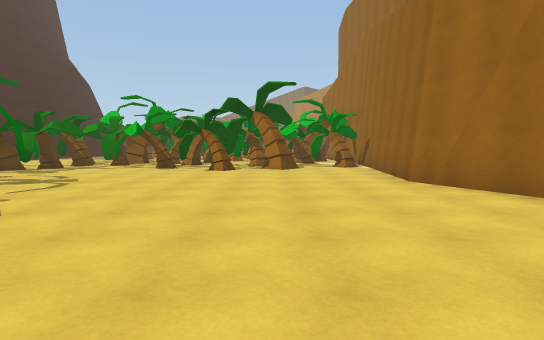
View 1 (above)

24 first-person views from a walk through a scene from a Unity 3-D project. The camera is 1.4 m above the floor, tilts 4° down and sees 75° across. The floor is counted in squares, 2 m on a side. Each view is taken from the middle of a square. On the plan, view 1 faces up. The plan holds only what a view shows up to about 11 squares ahead; the rest is blank. The place goes on beyond the plan. The player is left out. Surface patterns are stand-ins for the level's own textures.

View 2
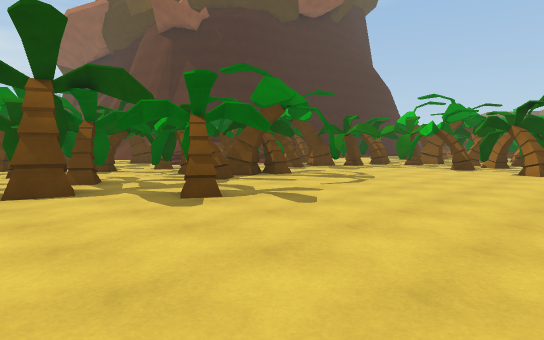

View 3
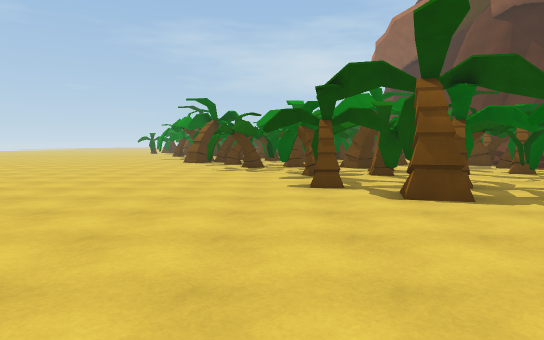

View 4
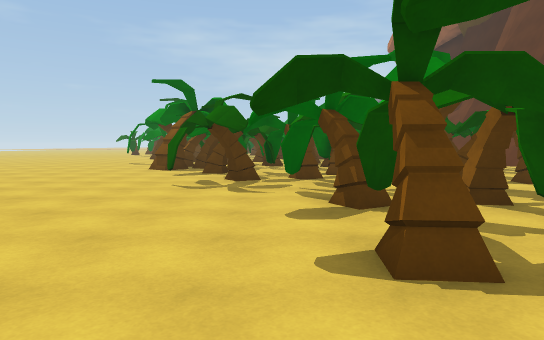

View 5
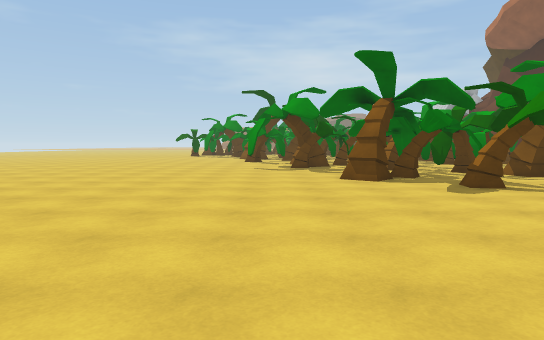

View 6
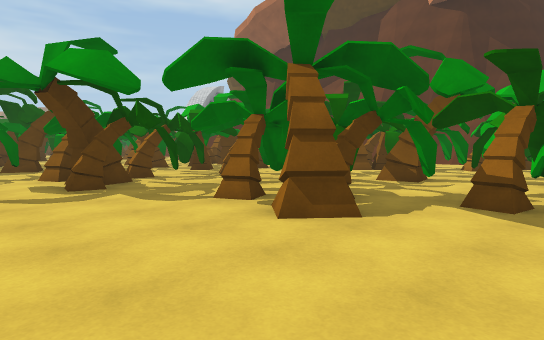

View 7
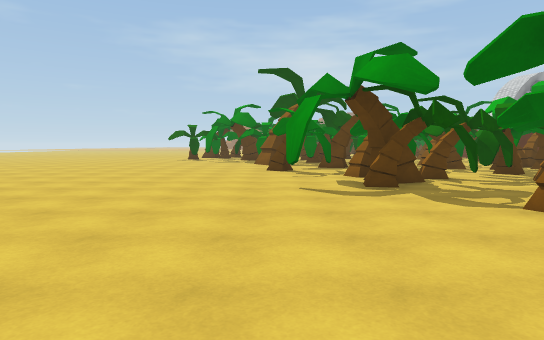

View 8
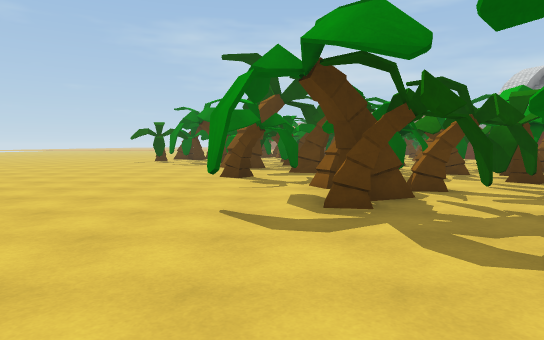

View 9
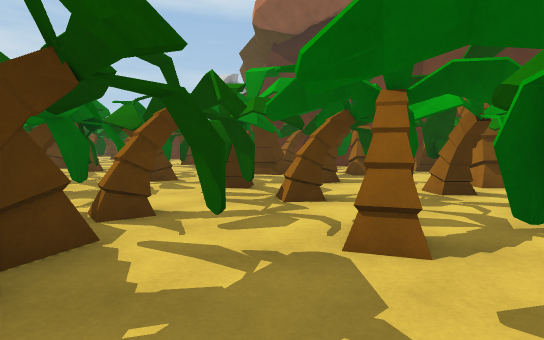

View 10
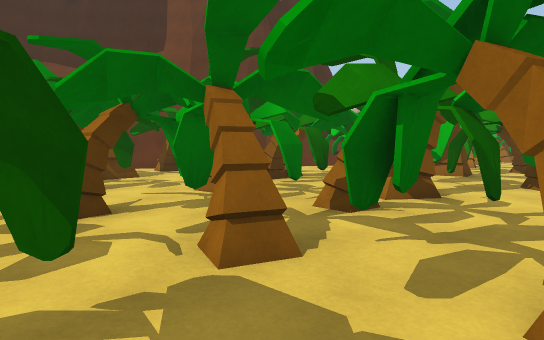

View 11
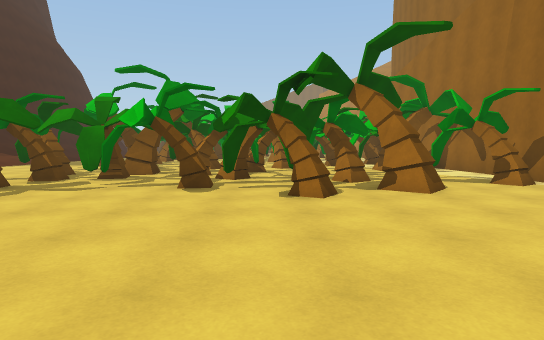

View 12
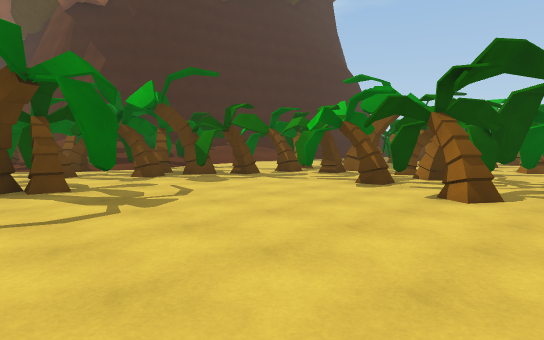

View 13
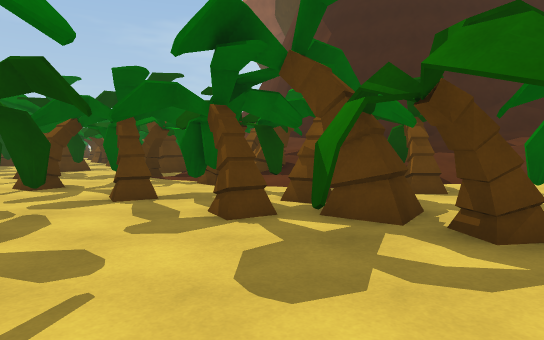

View 14
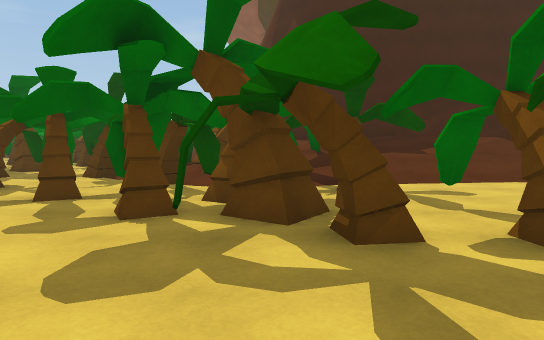

View 15
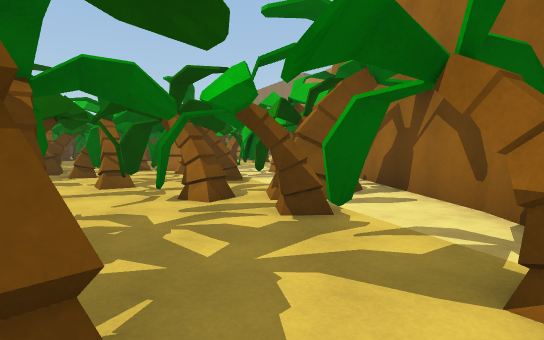

View 16
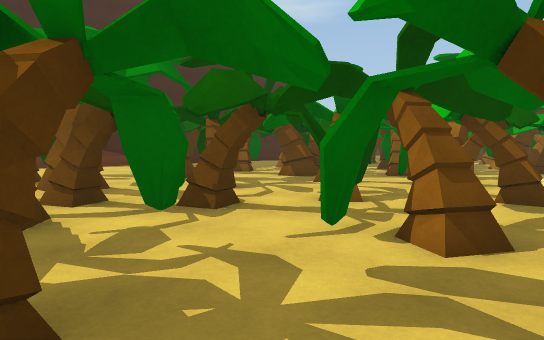

View 17
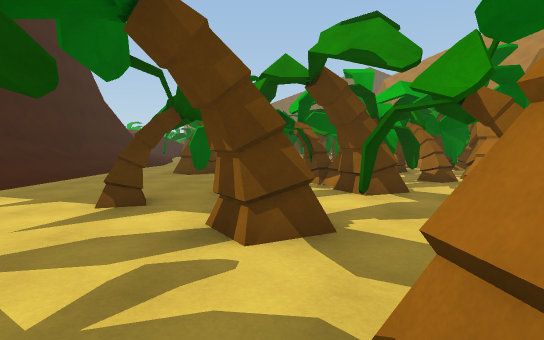

View 18
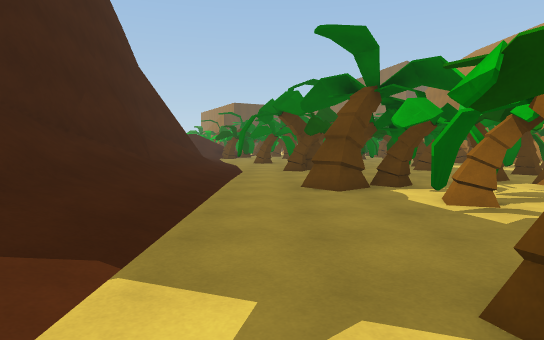

View 19
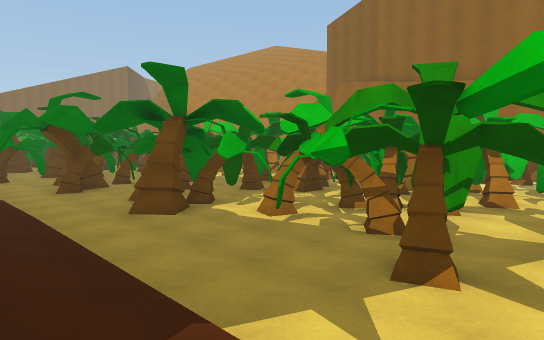

View 20
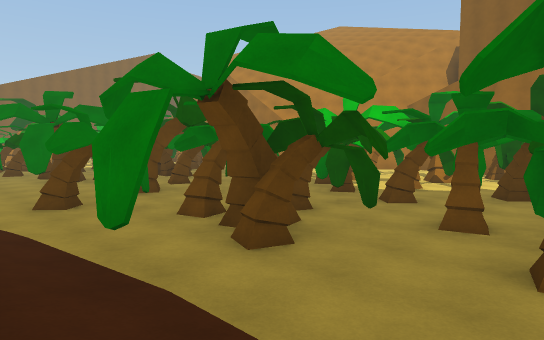

View 21
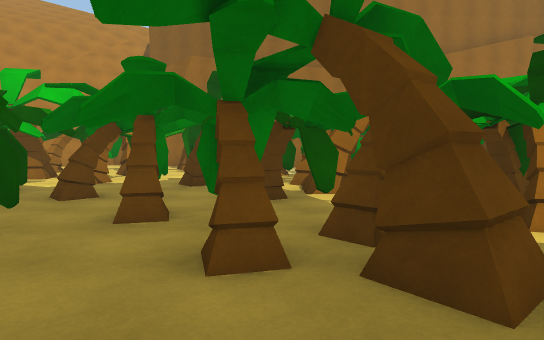

View 22
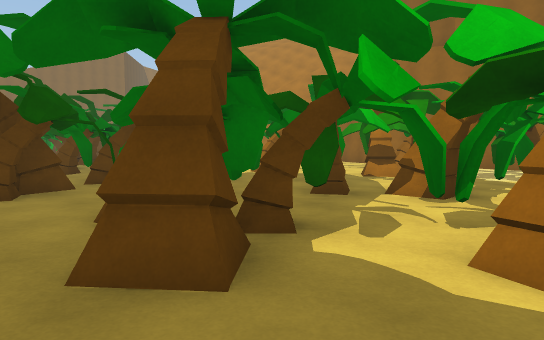

View 23
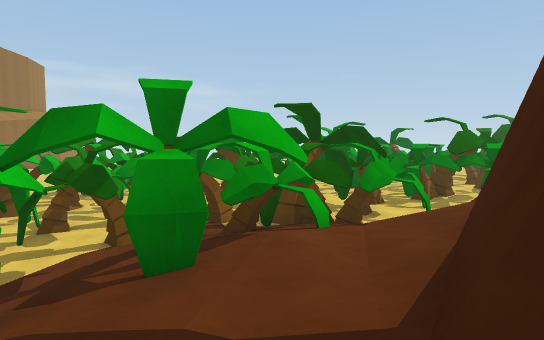

View 24
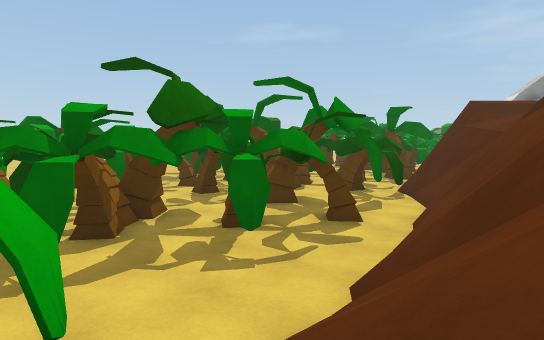

### Floor plan
Key: @ floor where view 1 was taken; # wall or solid block; . floor; / step, stairs or slope; = window, fence, low wall or low ledge; ^ raised ledge; O other object.
Columns run from 25 left of view 1 to 4 right of it. Each row starts with its distance up from view 1.
 28                ..OOO O ##
 27              #/..#OOOOOO##
 26             ^#/O.O#.OO..O#OO
 25             ^///..OOOOO =OO
 24              #//...O.OO##OO
 23              #//.OOOOO=OOO  #
 22              #//.#OO.#O.OOO #
 21              #//...O.OOO .O
 20              ///..OOOOO##OO
 19              ///..O.OO.OOOO
 18               //...O##OO.OOO
 17            ^   /.O.O..OOOO..#
 16            #/ //...#OO.OO.OO#
 15            ^////.O...OOOOO###
 14            ^////.O..#OOO.OO.#
 13            #////..O.OOO.O..O#
 12           ^#///O.OO.O.OOOO.O#
 11           #//O/OO#O.OOO. #..#
 10           /////OOO#....OO#..#
  9          //OO#OOOOO.........#
  8      #=///OOOOOOO...........#
  7     ##///  O#OOOO...O.......#
  6  ####=...O.##OOO.O#O........##
  5 ##= O.O...O# ..OOO#O.........#
  4 #OO.OOO.OOO#OOOOO.OO.........
  3  O.##. OO. ##..O.O..OO......
  2 O ##O.#OOOO. #OOOOO.........
  1 OO#.O.O OOOOO  .OO #.......
  0 O O.O.OO=# OO.OOO.O......@
 -1 OOOOOOO.O .O..OO.........
 -2 OO..OO.OOOOO.O..........
 -3 .OOOOO.OOO...OO........
 -4   OOO#O.O##...........
 -5  #..O#O.............
 -6 ...O...............
 -7 ..O...O...........
 -8 ................
 -9 ...............
-10 .............
-11 ............
-12 ...........
-13 .........

Where each view was taken, in squares from view 1:
view 1: 0 up, 0 right, facing up
view 2: 0 up, 0 right, facing up-left
view 3: 1 down, 1 left, facing left
view 4: 1 down, 5 left, facing left
view 5: 6 down, 8 left, facing left
view 6: 7 down, 13 left, facing up-left
view 7: 7 down, 13 left, facing left
view 8: 6 down, 15 left, facing left
view 9: 5 down, 17 left, facing up-left
view 10: 5 down, 18 left, facing up
view 11: 5 up, 2 left, facing up
view 12: 5 up, 0 right, facing up-left
view 13: 9 up, 4 left, facing left
view 14: 10 up, 4 left, facing left
view 15: 10 up, 1 right, facing up
view 16: 12 up, 1 right, facing up-left
view 17: 13 up, 6 left, facing up
view 18: 16 up, 9 left, facing up
view 19: 16 up, 11 left, facing up-right
view 20: 23 up, 11 left, facing up-right
view 21: 23 up, 10 left, facing right
view 22: 20 up, 9 left, facing up-right
view 23: 14 up, 13 left, facing down
view 24: 8 up, 16 left, facing down-left
